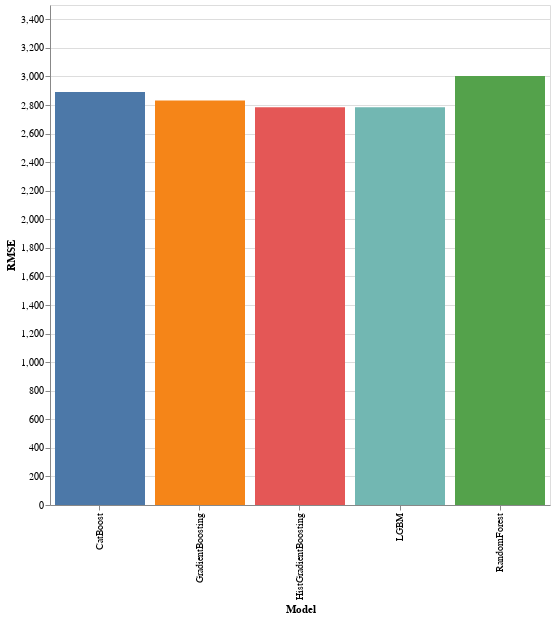

Notebook cell for this chart:
### Code cell
select_measure = 'RMSE'

rmse_chart = (alt.Chart(results_df)
              .mark_bar()
              .encode(
                  x='Model:O',
                  y=f'{select_measure}:Q',
                  color=alt.Color('Model:N', legend=None)
                  )
              .properties(
                  width=500,
                  height=500
                  )
             )

rmse_chart.display()

### Figure 1 — Vega-Lite specification as saved in the notebook (floating-point values rounded to 4 significant figures)
{"usermeta": {"embedOptions": {"theme": "dark"}}, "config": {"view": {"continuousWidth": 300, "continuousHeight": 300}}, "data": {"name": "data-187228fcd1c76867cf5031a83a5ef44e"}, "mark": {"type": "bar"}, "encoding": {"color": {"field": "Model", "legend": null, "type": "nominal"}, "x": {"field": "Model", "type": "ordinal"}, "y": {"field": "RMSE", "type": "quantitative"}}, "height": 500, "width": 500, "$schema": "https://vega.github.io/schema/vega-lite/v5.20.1.json", "datasets": {"data-187228fcd1c76867cf5031a83a5ef44e": [{"Unnamed: 0": 0, "Model": "GradientBoosting", "Best Params": "{'model__learning_rate': 0.05, 'model__n_estimators': 100}", "RMSE": 2832.0, "R²": 0.8119, "Adjusted R²": 0.8018, "CV RMSE": 3427.0, "CV R²": 0.6858, "CV Adjusted R²": 0.6818}, {"Unnamed: 0": 1, "Model": "LGBM", "Best Params": "{'model__learning_rate': 0.05, 'model__n_estimators': 100}", "RMSE": 2785.0, "R²": 0.8181, "Adjusted R²": 0.8084, "CV RMSE": 3555.0, "CV R²": 0.6606, "CV Adjusted R²": 0.6563}, {"Unnamed: 0": 2, "Model": "CatBoost", "Best Params": "{'model__depth': 4, 'model__learning_rate': 0.05}", "RMSE": 2892.0, "R²": 0.8039, "Adjusted R²": 0.7934, "CV RMSE": 3714.0, "CV R²": 0.6339, "CV Adjusted R²": 0.6292}, {"Unnamed: 0": 3, "Model": "HistGradientBoosting", "Best Params": "{'model__learning_rate': 0.05, 'model__max_iter': 100}", "RMSE": 2785.0, "R²": 0.8181, "Adjusted R²": 0.8084, "CV RMSE": 3556.0, "CV R²": 0.6605, "CV Adjusted R²": 0.6562}, {"Unnamed: 0": 4, "Model": "RandomForest", "Best Params": "{'model__max_depth': 10, 'model__n_estimators': 100}", "RMSE": 3004.0, "R²": 0.7884, "Adjusted R²": 0.7771, "CV RMSE": 3805.0, "CV R²": 0.6148, "CV Adjusted R²": 0.6098}]}}
